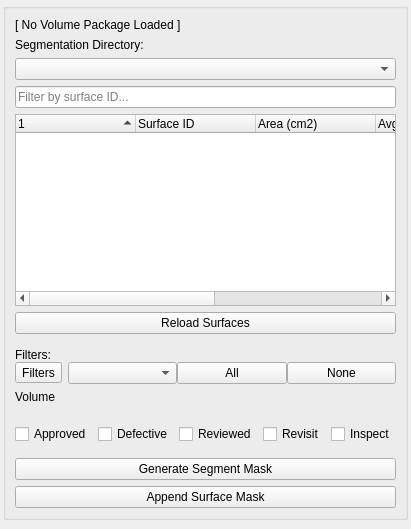
  <widget class="QDockWidget" name="dockWidgetVolumes">
   <property name="minimumSize">
    <size>
     <width>150</width>
     <height>64</height>
    </size>
   </property>
   <property name="floating">
    <bool>false</bool>
   </property>
   <property name="features">
    <set>QDockWidget::DockWidgetFeature::DockWidgetClosable|QDockWidget::DockWidgetFeature::DockWidgetFloatable|QDockWidget::DockWidgetFeature::DockWidgetMovable</set>
   </property>
   <property name="allowedAreas">
    <set>Qt::DockWidgetArea::LeftDockWidgetArea|Qt::DockWidgetArea::RightDockWidgetArea</set>
   </property>
   <property name="windowTitle">
    <string>Volume Package</string>
   </property>
   <attribute name="dockWidgetArea">
    <number>1</number>
   </attribute>
   <widget class="QWidget" name="dockWidgetVolumesContent">
    <layout class="QVBoxLayout" name="verticalLayout_2">
     <property name="leftMargin">
      <number>3</number>
     </property>
     <property name="topMargin">
      <number>3</number>
     </property>
     <property name="rightMargin">
      <number>3</number>
     </property>
     <property name="bottomMargin">
      <number>9</number>
     </property>
     <item>
      <layout class="QVBoxLayout" name="verticalLayout">
       <item>
        <widget class="QGroupBox" name="grpVolManager">
         <property name="minimumSize">
          <size>
           <width>20</width>
           <height>20</height>
          </size>
         </property>
         <property name="title">
          <string/>
         </property>
         <layout class="QVBoxLayout" name="verticalLayout_3">
          <item>
           <widget class="QLabel" name="lblVpkgName">
            <property name="minimumSize">
             <size>
              <width>100</width>
              <height>0</height>
             </size>
            </property>
            <property name="text">
             <string>[ No Volume Package Loaded ]</string>
            </property>
            <property name="wordWrap">
             <bool>true</bool>
            </property>
           </widget>
          </item>
          <item>
           <widget class="QLabel" name="lblSegDir">
            <property name="text">
             <string>Segmentation Directory:</string>
            </property>
           </widget>
          </item>
          <item>
           <widget class="QComboBox" name="cmbSegmentationDir">
            <property name="sizePolicy">
             <sizepolicy hsizetype="Expanding" vsizetype="Fixed">
              <horstretch>0</horstretch>
              <verstretch>0</verstretch>
             </sizepolicy>
            </property>
           </widget>
          </item>
          <item>
           <widget class="QLineEdit" name="lineEditSurfaceFilter">
            <property name="placeholderText">
             <string>Filter by surface ID...</string>
            </property>
            <property name="clearButtonEnabled">
             <bool>true</bool>
            </property>
           </widget>
          </item>
          <item>
           <widget class="SurfaceTreeWidget" name="treeWidgetSurfaces">
            <property name="alternatingRowColors">
             <bool>true</bool>
            </property>
            <property name="indentation">
             <number>0</number>
            </property>
            <property name="sortingEnabled">
             <bool>true</bool>
            </property>
            <property name="columnCount">
             <number>6</number>
            </property>
            <attribute name="headerVisible">
             <bool>true</bool>
            </attribute>
            <attribute name="headerMinimumSectionSize">
             <number>20</number>
            </attribute>
            <attribute name="headerDefaultSectionSize">
             <number>120</number>
            </attribute>
            <attribute name="headerShowSortIndicator" stdset="0">
             <bool>true</bool>
            </attribute>
            <attribute name="headerStretchLastSection">
             <bool>true</bool>
            </attribute>
            <column>
             <property name="text">
              <string/>
             </property>
            </column>
            <column>
             <property name="text">
              <string>Surface ID</string>
             </property>
            </column>
            <column>
             <property name="text">
              <string>Area (cm2)</string>
             </property>
            </column>
            <column>
             <property name="text">
              <string>Avg Cost</string>
             </property>
            </column>
            <column>
             <property name="text">
              <string>Overlaps</string>
             </property>
            </column>
            <column>
             <property name="text">
              <string>Last Modified</string>
             </property>
            </column>
           </widget>
          </item>
          <item>
           <widget class="QPushButton" name="btnReloadSurfaces">
            <property name="text">
             <string>Reload Surfaces</string>
            </property>
            <property name="icon">
             <iconset theme="view-refresh"/>
            </property>
           </widget>
          </item>
          <item>
           <widget class="QWidget" name="filterWidget" native="true">
            <layout class="QVBoxLayout" name="filterMainLayout">
             <property name="leftMargin">
              <number>0</number>
             </property>
             <property name="topMargin">
              <number>8</number>
             </property>
             <property name="rightMargin">
              <number>0</number>
             </property>
             <property name="bottomMargin">
              <number>0</number>
             </property>
             <property name="spacing">
              <number>0</number>
             </property>
             <item>
              <widget class="QLabel" name="lblFilters">
               <property name="text">
                <string>Filters:</string>
               </property>
              </widget>
             </item>
             <item>
              <layout class="QGridLayout" name="filterGridLayout">
               <property name="horizontalSpacing">
                <number>6</number>
               </property>
               <property name="verticalSpacing">
                <number>0</number>
               </property>
               <item row="0" column="0">
                <widget class="DropdownChecklistButton" name="btnFilterDropdown">
                 <property name="text">
                  <string>Filters</string>
                 </property>
                 <property name="popupMode">
                  <enum>QToolButton::InstantPopup</enum>
                 </property>
                </widget>
               </item>
               <item row="0" column="1">
                <layout class="QHBoxLayout" name="pointSetFilterLayout">
                 <item>
                  <widget class="QComboBox" name="cmbPointSetFilter"/>
                 </item>
                 <item>
                  <widget class="QPushButton" name="btnPointSetFilterAll">
                   <property name="text">
                    <string>All</string>
                   </property>
                  </widget>
                 </item>
                 <item>
                  <widget class="QPushButton" name="btnPointSetFilterNone">
                   <property name="text">
                    <string>None</string>
                   </property>
                  </widget>
                 </item>
                </layout>
               </item>
              </layout>
             </item>
            </layout>
           </widget>
          </item>
          <item>
           <widget class="QLabel" name="label_vol">
            <property name="text">
             <string>Volume</string>
            </property>
           </widget>
          </item>
          <item>
           <widget class="VolumeSelector" name="volSelect"/>
          </item>
          <item>
           <widget class="QWidget" name="widget" native="true">
            <layout class="QGridLayout" name="gridLayout_6">
             <property name="leftMargin">
              <number>0</number>
             </property>
             <property name="topMargin">
              <number>8</number>
             </property>
             <property name="rightMargin">
              <number>0</number>
             </property>
             <property name="bottomMargin">
              <number>8</number>
             </property>
             <item row="1" column="0">
              <widget class="QCheckBox" name="chkApproved">
               <property name="text">
                <string>Approved</string>
               </property>
              </widget>
             </item>
             <item row="1" column="1">
              <widget class="QCheckBox" name="chkDefective">
               <property name="text">
                <string>Defective</string>
               </property>
              </widget>
             </item>
             <item row="1" column="2">
              <widget class="QCheckBox" name="chkReviewed">
               <property name="text">
                <string>Reviewed</string>
               </property>
              </widget>
             </item>
             <item row="1" column="3">
              <widget class="QCheckBox" name="chkRevisit">
               <property name="text">
                <string>Revisit</string>
               </property>
              </widget>
             </item>
             <item row="1" column="4">
              <widget class="QCheckBox" name="chkInspect">
               <property name="text">
                <string>Inspect</string>
               </property>
              </widget>
             </item>
            </layout>
           </widget>
          </item>
          <item>
           <widget class="QPushButton" name="btnEditMask">
            <property name="text">
             <string>Generate Segment Mask</string>
            </property>
            <property name="icon">
             <iconset theme="applications-graphics"/>
            </property>
           </widget>
          </item>
          <item>
           <widget class="QPushButton" name="btnAppendMask">
            <property name="text">
             <string>Append Surface Mask</string>
            </property>
            <property name="icon">
             <iconset theme="applications-graphics"/>
            </property>
           </widget>
          </item>
         </layout>
        </widget>
       </item>
      </layout>
     </item>
    </layout>
   </widget>
  </widget>
